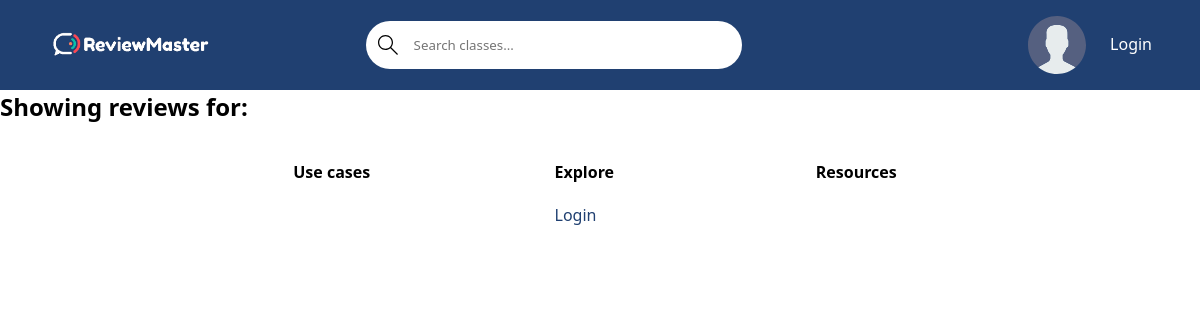
Page /professor-reviews/John Doe/ on the earlier database version.
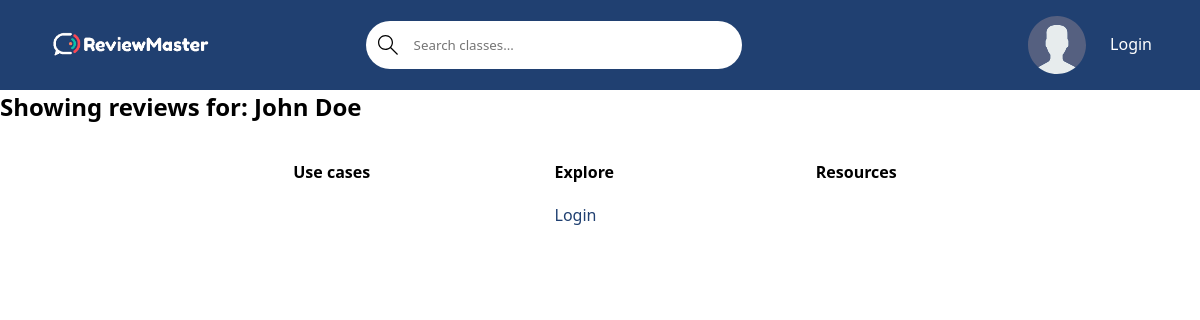
Same page on the later database version.
### base/models.py (models this page shows, shortened)
class Professor(models.Model):
    name = models.CharField(max_length=100)  # First & Last Name (John Doe)
    rating = models.CharField(max_length=3)

### base/views.py (the view)
# urls.py: path('professor-reviews/<str:professor_name>/', views.professor_reviews, name='professor-reviews'),
def professor_reviews(request, professor_name):
    professors = Professor.objects.filter(name=professor_name)
    professor = professors.first()
    reviews = Review.objects.filter(professor=professor)
    return render(request, 'base/professor_reviews.html', {'professor': professor, 'reviews': reviews})

### base/templates/base/professor_reviews.html (shortened to what this page needs)
{% extends 'main.html' %}
{% block content %}
<h2>Showing reviews for: {{ professor.name }}</h2>
<br>
{% endblock content %}

Differences in the rows shown:
added Professor: name "John Doe"
